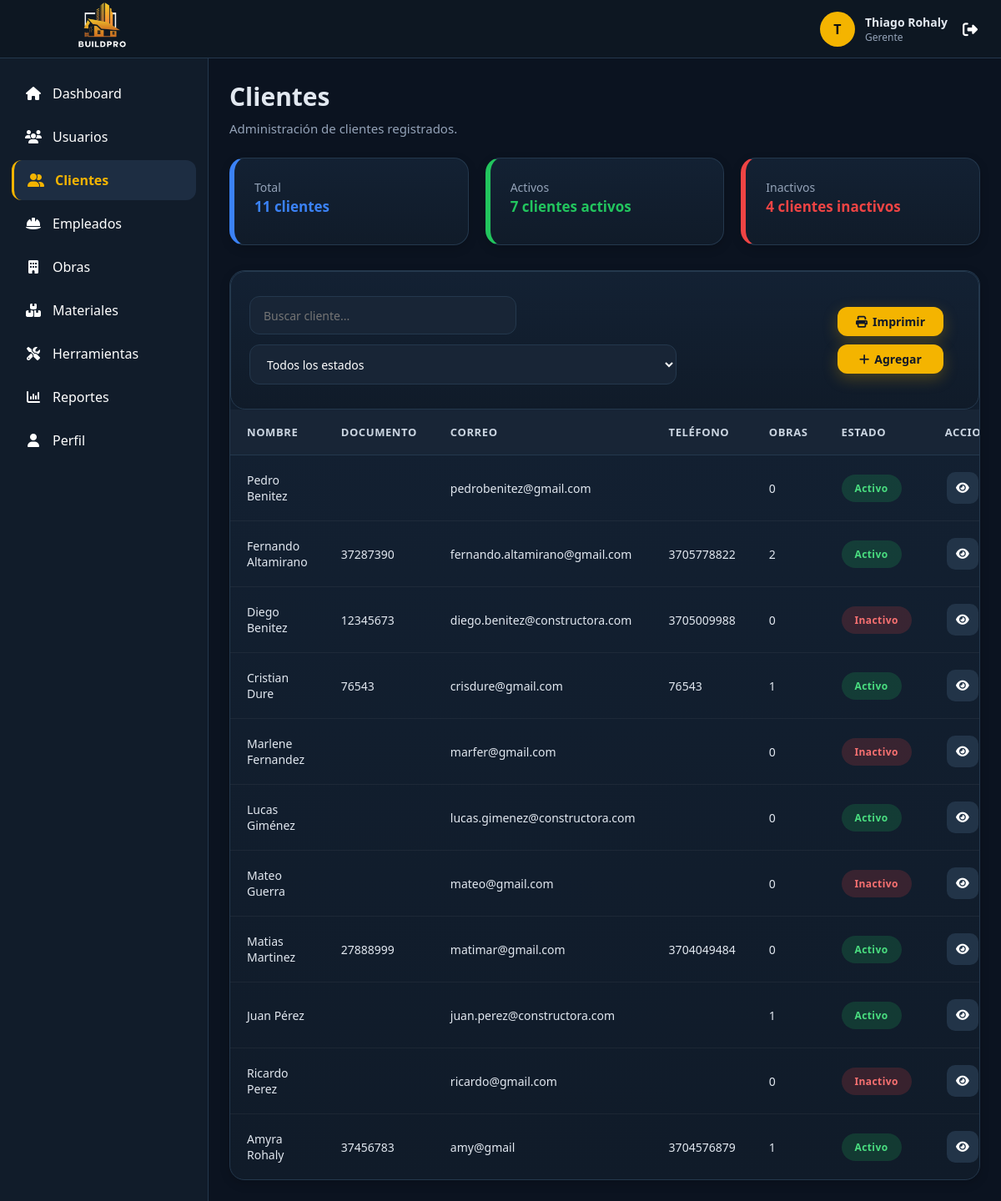
The page /vistas/clientes/index.php (signed in) on the database its author committed.
### tables this page shows
CREATE TABLE `usuario` (
  `id_usuario` int(11) NOT NULL,
  `id_rol` int(11) NOT NULL,
  `nombre` varchar(100) NOT NULL,
  `apellido` varchar(100) NOT NULL,
  `documento` varchar(20) DEFAULT NULL,
  `correo` varchar(150) NOT NULL,
  `contraseña` varchar(255) NOT NULL,
  `telefono` varchar(20) DEFAULT NULL,
  `direccion` varchar(255) DEFAULT NULL,
  `salario` decimal(12,2) DEFAULT NULL,
  `fecha_registro` datetime DEFAULT current_timestamp(),
  `estado` tinyint(1) DEFAULT 1 COMMENT '1=Activo, 0=Inactivo'
);

### modelos/Conexion.php (called while the page is built)
<?php
class Conexion {
    private $host = "localhost";
    private $usuario = "root";
    private $password = "";
    private $baseDatos = "constructora";
    public function conectar(){
        try {
            $conexion = new PDO(
                "mysql:host=".$this->host.";dbname=".$this->baseDatos.";charset=utf8",
                $this->usuario,
                $this->password
            );
            $conexion->setAttribute(
                PDO::ATTR_ERRMODE,
                PDO::ERRMODE_EXCEPTION
            );
            return $conexion;
        } catch(PDOException $e){
            die("Error de conexión: ".$e->getMessage());
        }
    }
}
?>

### modelos/Cliente.php (called while the page is built, shortened)
<?php
require_once "Conexion.php";
class Cliente
{
    private $conexion;
    public function __construct()
    {
        $db = new Conexion();
        $this->conexion = $db->conectar();
    }
    public function obtenerTodos()
    {
        $sql = "
            SELECT
                u.*,
                (
                    SELECT COUNT(*)
                    FROM obra o
                    WHERE o.id_usuario = u.id_usuario
                ) AS total_obras
            FROM usuario u
            WHERE u.id_rol = 6
            ORDER BY u.apellido, u.nombre
        ";
        $stmt = $this->conexion->prepare($sql);
        $stmt->execute();
        return $stmt->fetchAll(PDO::FETCH_ASSOC);
    }
    public function obtenerEstadisticas()
    {
        $sql = "
            SELECT
                COUNT(*) AS total_clientes,
                SUM(CASE WHEN estado = 1 THEN 1 ELSE 0 END) AS activos,
                SUM(CASE WHEN estado = 0 THEN 1 ELSE 0 END) AS inactivos
            FROM usuario
            WHERE id_rol = 6
        ";
        $stmt = $this->conexion->prepare($sql);
        $stmt->execute();
        return $stmt->fetch(PDO::FETCH_ASSOC);
    }
}

### vistas/clientes/index.php (the view, shortened to what this page needs)
<?php
require_once "../../modelos/Cliente.php";
$cliente = new Cliente();
$clientes = $cliente->obtenerTodos();
$estadisticas = $cliente->obtenerEstadisticas();
require_once "../../layouts/header.php";
require_once "../../layouts/sidebar.php";
?>
<main class="content">
    <div class="page-title no-print">
        <h1>Clientes</h1>
        <p>
            Administración de clientes registrados.
        </p>
    </div>
    <div class="alert-container no-print">
        <div class="alert alert-info no-print">
            <p>
                Total
            </p>
            <h3><?= $estadisticas['total_clientes']; ?> clientes</h3>
        </div>
        <div class="alert alert-success no-print">
            <p>
                Activos
            </p>
            <h3><?= $estadisticas['activos']; ?> clientes activos</h3>
        </div>
        <div class="alert alert-danger no-print">
            <p>
                Inactivos
            </p>
            <h3><?= $estadisticas['inactivos']; ?> clientes inactivos</h3>
        </div>
    </div>
    <div class="table-container">
        <div class="toolbar no-print">
            <div class="toolbar-left">
                <input
                    type="text"
                    id="buscarCliente"
                    class="search-box"
                    placeholder="Buscar cliente...">
                <select
                    id="filtroEstado"
                    class="filter">
                    <option value="">
                        Todos los estados
                    </option>
                </select>
            </div>
            <div style="display: flex; flex-direction: column; margin: 20px;">
                <button
                    onclick="window.print()"
                    class="btn btn-primary"
                    style="margin-bottom: 10px;">
                    <i class="fa-solid fa-print"></i>
                    Imprimir
                </button>
                <a
                    href="agregar.php"
                    class="btn btn-primary">
                    <i class="fa-solid fa-plus"></i>
                    Agregar
                </a>
            </div>
        </div>
        <table class="table" id="tablaClientes">
            <thead>
                <tr>
                    <th>Nombre</th>
                    <th>Documento</th>
                    <th>Correo</th>
                    <th>Teléfono</th>
                    <th>Obras</th>
                    <th>Estado</th>
                    <th class="no-print">Acciones</th>
                </tr>
            </thead>
            <tbody>
                <?php foreach ($clientes as $c) { ?>
                    <tr
                        data-estado="<?= $c['estado'] == 1 ? 'Activo' : 'Inactivo'; ?>">
                        <td>
                            <?= $c["nombre"] . " " . $c["apellido"]; ?>
                        </td>
                        <td>
                            <?= $c["documento"]; ?>
                        </td>
                        <td title="<?= $c["correo"]; ?>">
                            <?= strlen($c["correo"]) > 30
                                ? substr($c["correo"], 0, 30) . "..."
                                : $c["correo"]; ?>
                        </td>
                        <td>
                            <?= $c["telefono"]; ?>
                        </td>
                        <td>
                            <?= $c["total_obras"]; ?>
                        </td>
                        <td>
                            <span class="<?= $c['estado'] == 1 ? 'badge badge-success' : 'badge badge-danger' ?>">
                                <?= $c['estado'] == 1 ? 'Activo' : 'Inactivo'; ?>
                            </span>
                        </td>
                        <td class="no-print">
                            <div class="table-actions">
                                <a
                                    href="ver.php?id=<?= $c['id_usuario']; ?>"
                                    class="btn btn-secondary">
                                    <i class="fa-solid fa-eye"></i>
                                </a>
                            </div>
                        </td>
                    </tr>
                <?php } ?>
            </tbody>
        </table>
    </div>
</main>
<?php
require_once "../../layouts/footer.php";
?>

### assets/css/layout.css (style rules this page uses)
:root { --bg:#070d14; --surface:#111e2b; --surface-light:#182838; --surface-hover:#223448; --primary:#ffb703; --primary-hover:#fb8500; --text:#ffffff; --text-secondary:#94a3b8; --border:rgba(255,255,255,.08); --sidebar-width:250px; --navbar-height:70px; --radius:14px; --shadow: 0 8px 30px rgba(0,0,0,.25); }
* { margin:0; padding:0; box-sizing:border-box; font-family:"Segoe UI",sans-serif; }
html, body { width:100%; min-height:100%; overflow-x:hidden; }
body { background:var(--bg); color:var(--text); }
.content { margin-left:var(--sidebar-width); margin-top:var(--navbar-height); min-height:calc(100vh - var(--navbar-height)); padding:30px; background:var(--bg); }
.page-title { margin-bottom:25px; }
.page-title h1 { font-size:30px; font-weight:700; margin-bottom:8px; }
.page-title p { color:var(--text-secondary); font-size:15px; }
@media (max-width:1200px) { .content { padding:25px; } }
.content { transition: margin-left .30s ease, width .30s ease, padding .30s ease; }
table { width:100%; }
button, input, select, textarea { font:inherit; }
a { color:inherit; }

### rows shown on the page
usuario: nombre "Pedro", apellido "Benitez", correo "pedrobenitez@gmail.com", total_obras "0", estado "Activo"
usuario: nombre "Fernando", apellido "Altamirano", documento "37287390", correo "fernando.altamirano@gmail.com", telefono "3705778822", total_obras "2", estado "Activo"
usuario: nombre "Diego", apellido "Benitez", documento "12345673", correo "diego.benitez@constructora.com", telefono "3705009988", total_obras "0", estado "Inactivo"
usuario: nombre "Cristian", apellido "Dure", documento "76543", correo "crisdure@gmail.com", telefono "76543", total_obras "1", estado "Activo"
usuario: nombre "Marlene", apellido "Fernandez", correo "marfer@gmail.com", total_obras "0", estado "Inactivo"
usuario: nombre "Lucas", apellido "Giménez", correo "lucas.gimenez@constructora.com", total_obras "0", estado "Activo"
usuario: nombre "Mateo", apellido "Guerra", correo "mateo@gmail.com", total_obras "0", estado "Inactivo"
usuario: nombre "Matias", apellido "Martinez", documento "27888999", correo "matimar@gmail.com", telefono "3704049484", total_obras "0", estado "Activo"
usuario: nombre "Juan", apellido "Pérez", correo "juan.perez@constructora.com", total_obras "1", estado "Activo"
usuario: nombre "Ricardo", apellido "Perez", correo "ricardo@gmail.com", total_obras "0", estado "Inactivo"
usuario: nombre "Amyra", apellido "Rohaly", documento "37456783", correo "amy@gmail", telefono "3704576879", total_obras "1", estado "Activo"

### other values the page prints
substr($_SESSION['usuario']['nombre'],0,1) "T"
$_SESSION['usuario']['nombre'] "Thiago"
$_SESSION['usuario']['apellido'] "Rohaly"
$_SESSION['usuario']['rol'] "Gerente"
$item[1] "Dashboard"
$item[1] "Usuarios"
$item[1] "Clientes"
$item[1] "Empleados"
$item[1] "Obras"
$item[1] "Materiales"
$item[1] "Herramientas"
$item[1] "Reportes"
$item[1] "Perfil"
$estadisticas['total_clientes'] "11"
$estadisticas['activos'] "7"
